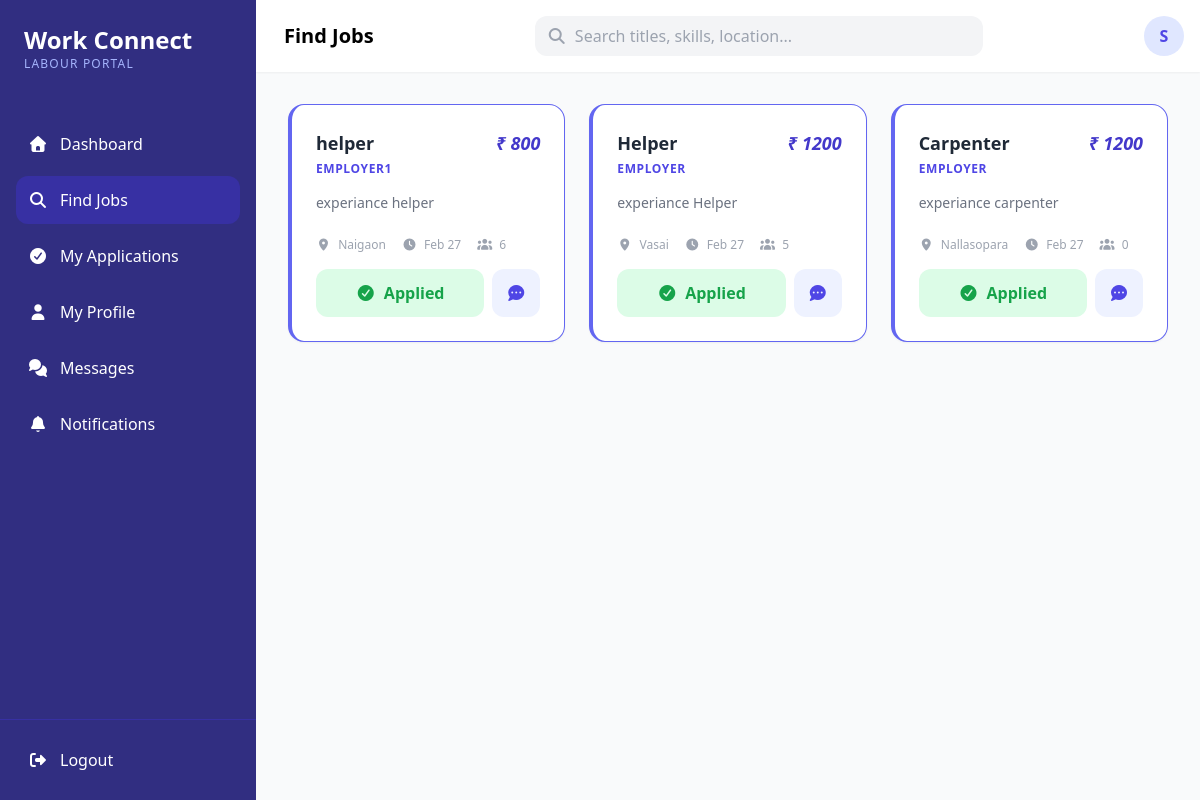
Screenshot of /employee/jobs.php (signed in) with the database file from the repository.
### tables this page shows
CREATE TABLE `jobs` (
  `id` int(11) NOT NULL,
  `employer_id` int(11) NOT NULL,
  `title` varchar(255) NOT NULL,
  `description` text NOT NULL,
  `location` varchar(255) DEFAULT NULL,
  `salary` varchar(100) DEFAULT NULL,
  `created_at` timestamp NOT NULL DEFAULT current_timestamp(),
  `no_of_vacancy` int(11) NOT NULL
);

CREATE TABLE `users` (
  `id` int(11) NOT NULL,
  `username` varchar(100) NOT NULL,
  `email` varchar(150) NOT NULL,
  `password` varchar(255) NOT NULL,
  `role_id` int(11) NOT NULL,
  `created_at` timestamp NOT NULL DEFAULT current_timestamp()
);

### employee/jobs.php (the view, shortened to what this page needs)
<?php
require_once '../includes/db_connect.php';
$searchTerm = $_GET['q'] ?? '';
$user_id = $_SESSION['user_id'];
$query = "SELECT jobs.*, users.username as employer_name,
          (SELECT id FROM job_applications WHERE job_id = jobs.id AND employee_id = ?) as applied_id
          FROM jobs
          JOIN users ON jobs.employer_id = users.id";
$params = [$user_id];
$query .= " ORDER BY created_at DESC";
$stmt = $pdo->prepare($query);
$stmt->execute($params);
$jobs = $stmt->fetchAll();
?>
<!DOCTYPE html>
<html lang="en">
<head>
    <script src="https://cdn.tailwindcss.com"></script>
    <link rel="stylesheet" href="https://cdnjs.cloudflare.com/ajax/libs/font-awesome/7.0.1/css/all.min.css">
</head>
<body class="bg-gray-50 font-sans">
<div class="flex h-screen overflow-hidden">
    <?php include '../includes/employee_sidebar.php'; ?>
    <div class="flex-1 flex flex-col overflow-y-auto">
        <header class="bg-white p-4 flex justify-between items-center shadow-sm sticky top-0 z-10">
            <div class="flex items-center space-x-3">
                <h2 class="text-xl font-semibold">Find Jobs</h2>
            </div>
            <form action="" method="GET" class="flex-1 max-w-md mx-4 hidden md:block">
                <div class="relative">
                    <i class="fas fa-search absolute left-3 top-3 text-gray-400"></i>
                    <input type="text" name="q" value="<?php echo htmlspecialchars($searchTerm); ?>" placeholder="Search titles, skills, location..." class="w-full pl-10 pr-4 py-2 bg-gray-100 border-none rounded-xl focus:ring-2 focus:ring-indigo-500 outline-none">
                </div>
            </form>
            <div class="w-10 h-10 bg-indigo-100 rounded-full flex items-center justify-center text-indigo-600 font-bold">
                <?php echo strtoupper(substr($_SESSION['username'], 0, 1)); ?>
            </div>
        </header>
        <div class="p-4 md:p-8">
            <div class="grid grid-cols-1 md:grid-cols-2 lg:grid-cols-3 gap-6">
                <?php if (empty($jobs)): ?>
                    <div class="col-span-full py-20 text-center bg-white rounded-3xl border border-gray-100 shadow-sm">
                        <div class="bg-indigo-50 w-20 h-20 rounded-full flex items-center justify-center mx-auto mb-4 text-indigo-600 text-3xl">
                            <i class="fas fa-search"></i>
                        </div>
                        <h3 class="text-xl font-bold text-gray-800">No jobs found</h3>
                        <p class="text-gray-500 mt-2">Try adjusting your search terms or filters.</p>
                        <a href="jobs.php" class="mt-6 inline-block text-indigo-600 font-bold hover:underline">Clear all search</a>
                    </div>
                <?php else: ?>
                    <?php foreach ($jobs as $job): ?>
                        <div class="bg-white p-6 rounded-2xl shadow-sm border border-gray-100 hover:shadow-lg transition-all border-l-4 border-indigo-500 flex flex-col">
                            <div class="flex justify-between items-start mb-4">
                                <div>
                                    <h4 class="text-lg font-bold text-gray-800"><?php echo htmlspecialchars($job['title']); ?></h4>
                                    <p class="text-xs text-indigo-600 font-semibold uppercase tracking-wider mt-1"><?php echo htmlspecialchars($job['employer_name']); ?></p>
                                </div>
                                <span class="text-lg font-bold text-indigo-700 italic">
                                    ₹ <?php echo htmlspecialchars($job['salary'] ?: 'N/A'); ?>
                                </span>
                            </div>
                            <p class="text-sm text-gray-500 mb-6"><?php echo htmlspecialchars($job['description']); ?></p>
                            <div class="mt-auto">
                                <div class="flex items-center text-xs text-gray-400 space-x-4 mb-4">
                                    <span><i class="fas fa-map-marker-alt mr-1"></i> <?php echo htmlspecialchars($job['location']); ?></span>
                                    <span><i class="fas fa-clock mr-1"></i> <?php echo date('M d', strtotime($job['created_at'])); ?></span>
                                    <span><i class="fas fa-users mr-1"></i> <?php echo htmlspecialchars($job['no_of_vacancy']); ?></span>
                                </div>
                                <div class="flex space-x-2">
                                    <?php if ($job['applied_id']): ?>
                                        <button disabled class="flex-1 bg-green-100 text-green-600 py-3 rounded-xl font-bold flex items-center justify-center cursor-not-allowed">
                                            <i class="fas fa-check-circle mr-2"></i>
                                            <span>Applied</span>
                                        </button>
                                        <a href="chat.php?employer_id=<?php echo $job['employer_id']; ?>" class="w-12 bg-indigo-50 text-indigo-600 py-3 rounded-xl font-bold flex items-center justify-center hover:bg-indigo-100 transition-all">
                                            <i class="fas fa-comment-dots"></i>
                                        </a>
                                    <?php endif; ?>
                                </div>
                            </div>
                        </div>
                    <?php endforeach; ?>
                <?php endif; ?>
            </div>
        </div>
    </div>
</div>
</body>
</html>

### employee/jobs.php (style rules this page uses)
body { font-family: 'Outfit', sans-serif; }

### rows the page displays
jobs: title "helper", employer.username "EMPLOYER1", salary "800", description "experiance helper", location "Naigaon", created_at "Feb 27", no_of_vacancy "6"
jobs: title "Helper", employer.username "EMPLOYER", salary "1200", description "experiance Helper", location "Vasai", created_at "Feb 27", no_of_vacancy "5"
jobs: title "Carpenter", employer.username "EMPLOYER", salary "1200", description "experiance carpenter", location "Nallasopara", created_at "Feb 27", no_of_vacancy "0"

### other values shown
substr($_SESSION['username'], 0, 1) "S"
